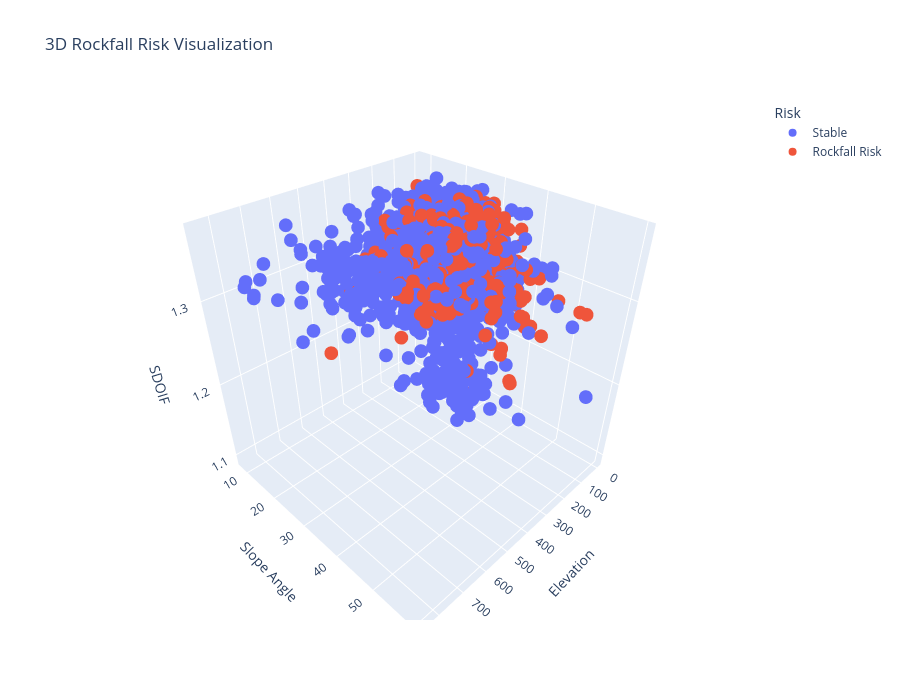

The code cell stored with this chart in its notebook:
### Code cell
fig = px.scatter_3d(
    df,
    x="Elevation",
    y="Slope",
    z="SDOIF",
    color="Risk",
    hover_data=[
        "Aspect",
        "TWI",
        "LS_Factor",
        "Actual_Label"
    ],
    title="3D Rockfall Risk Visualization"
)

fig.update_layout(
    scene=dict(
        xaxis_title="Elevation",
        yaxis_title="Slope Angle",
        zaxis_title="SDOIF"
    ),
    height=700
)

fig.show()

### Figure 1 — Plotly figure (JSON) as saved in the notebook; plotly's stock layout.template omitted (floating-point values rounded to 4 significant figures; data arrays with more than 128 entries replaced by an {"elided": "..."} marker saying what was removed)
{"data": [{"customdata": {"elided": "1630x4 float values"}, "hovertemplate": "Risk=Stable<br>Elevation=%{x}<br>Slope=%{y}<br>SDOIF=%{z}<br>Aspect=%{customdata[0]}<br>TWI=%{customdata[1]}<br>LS_Factor=%{customdata[2]}<br>Actual_Label=%{customdata[3]}<extra></extra>", "legendgroup": "Stable", "marker": {"color": "#636efa", "symbol": "circle"}, "mode": "markers", "name": "Stable", "scene": "scene", "showlegend": true, "type": "scatter3d", "x": {"elided": "1630 float values"}, "y": {"elided": "1630 float values"}, "z": {"elided": "1630 float values"}}, {"customdata": {"elided": "543x4 float values"}, "hovertemplate": "Risk=Rockfall Risk<br>Elevation=%{x}<br>Slope=%{y}<br>SDOIF=%{z}<br>Aspect=%{customdata[0]}<br>TWI=%{customdata[1]}<br>LS_Factor=%{customdata[2]}<br>Actual_Label=%{customdata[3]}<extra></extra>", "legendgroup": "Rockfall Risk", "marker": {"color": "#EF553B", "symbol": "circle"}, "mode": "markers", "name": "Rockfall Risk", "scene": "scene", "showlegend": true, "type": "scatter3d", "x": {"elided": "543 float values"}, "y": {"elided": "543 float values"}, "z": {"elided": "543 float values"}}], "layout": {"height": 700, "legend": {"title": {"text": "Risk"}, "tracegroupgap": 0}, "scene": {"domain": {"x": [0, 1], "y": [0, 1]}, "xaxis": {"title": {"text": "Elevation"}}, "yaxis": {"title": {"text": "Slope Angle"}}, "zaxis": {"title": {"text": "SDOIF"}}}, "title": {"text": "3D Rockfall Risk Visualization"}}}
